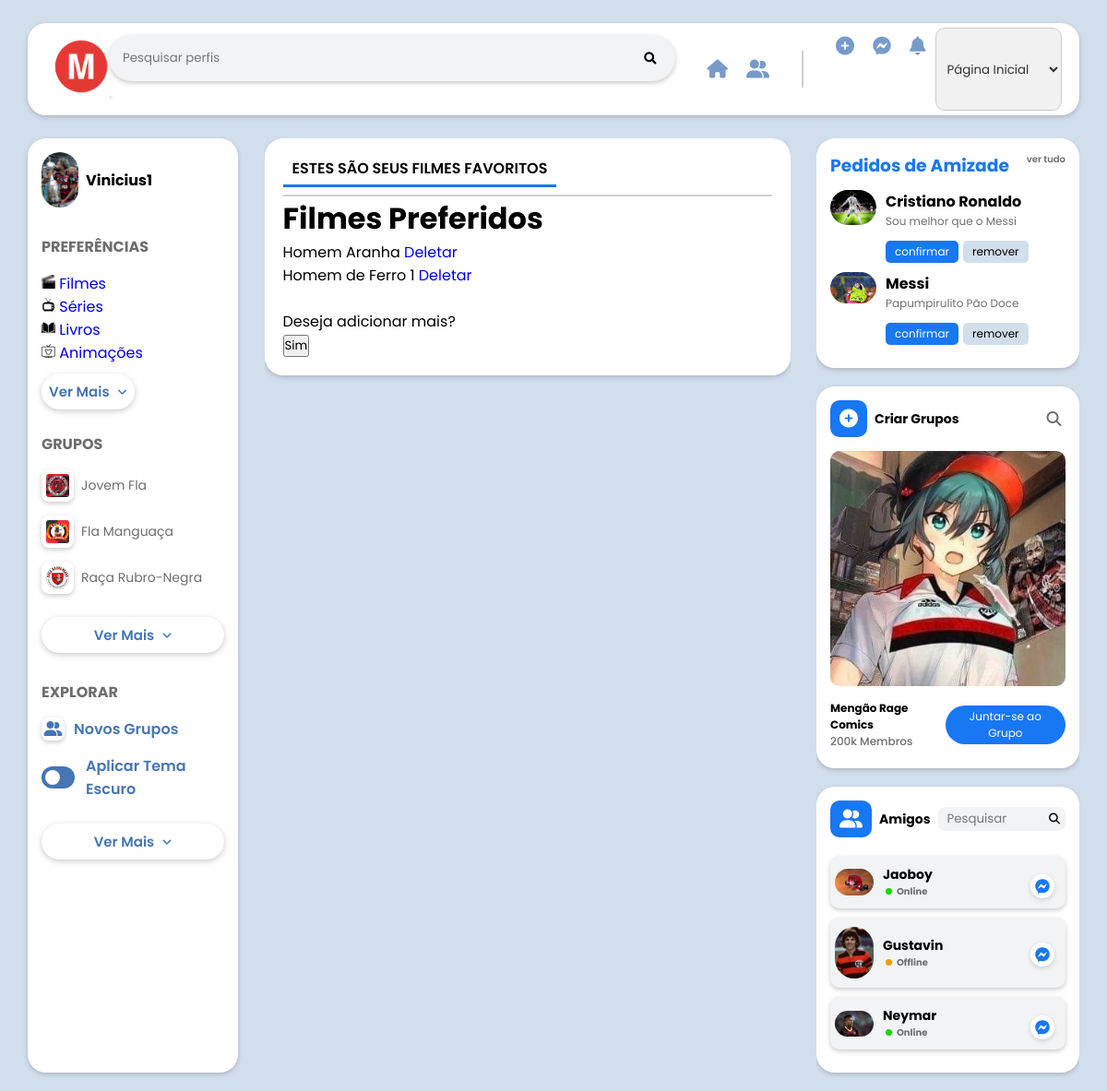
Page /filmes/ (signed in) on the earlier database version.
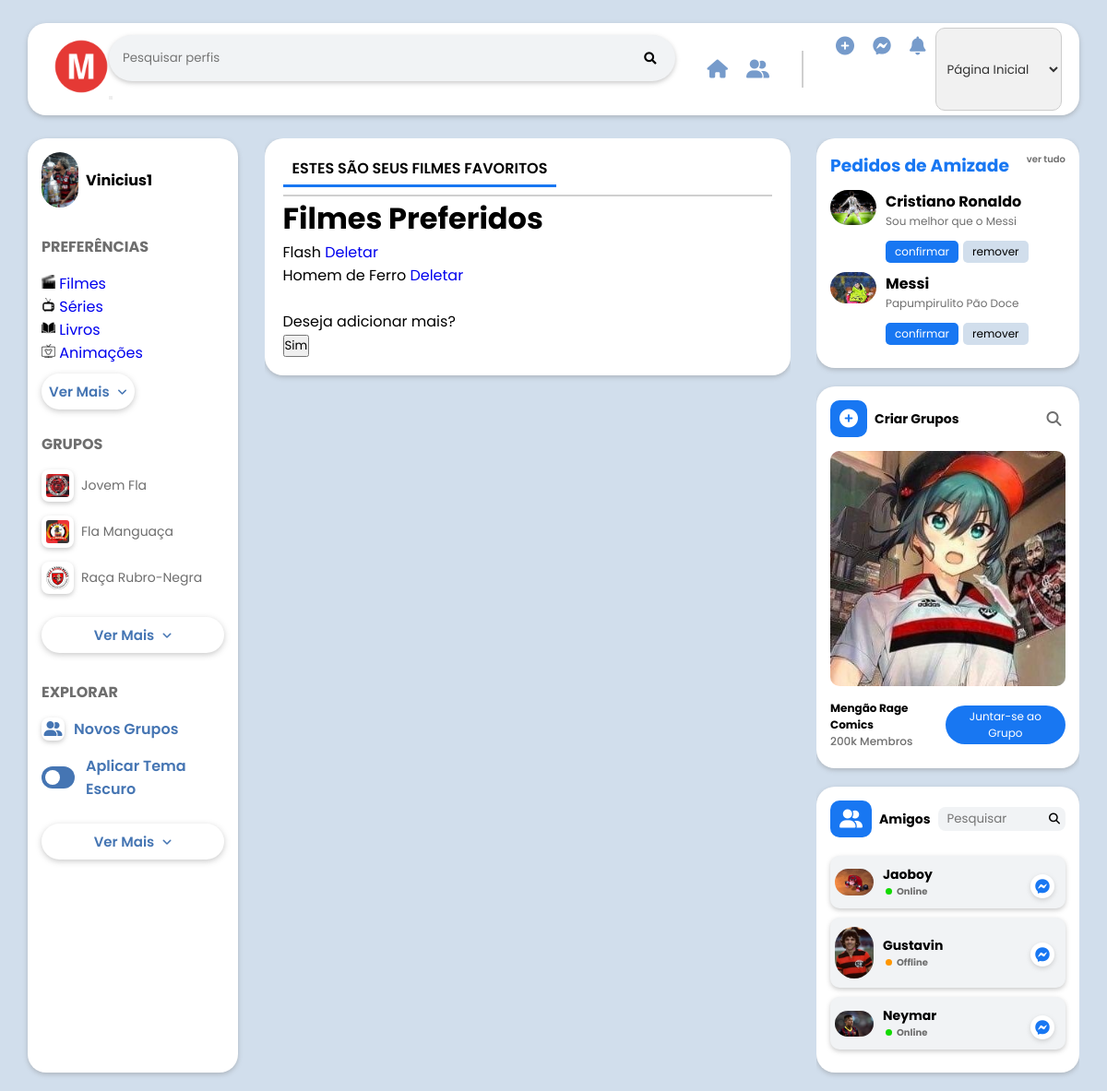
Same page on the later database version.
### usuarios/models.py (models this page shows)
class Preferencias_filme(models.Model):
    filme = models.CharField(max_length=100)

### usuarios/views.py (the view)
# urls.py: path('filmes/', views.filmes, name='filmes'),
@login_required(login_url="/login/")
def filmes(request):
    user_profile = request.user.userprofile
    filmes_preferidos = user_profile.filmes_preferidos.all()
    context = {
        'user_profile': user_profile,
        'filmes_preferidos': filmes_preferidos
    }
    return render(request, 'filmes.html', context)

### usuarios/templates/filmes.html (shortened to what the changed rows need)
{% load static %}
<!DOCTYPE html>
<html lang="en">
<head>
    <link rel="stylesheet" href="{% static 'css/style2.css' %}">
    <link rel="stylesheet" href="https://cdnjs.cloudflare.com/ajax/libs/font-awesome/6.1.1/css/all.min.css" />
    <link rel="stylesheet" href="https://cdnjs.cloudflare.com/ajax/libs/font-awesome/5.15.3/css/all.min.css">
</head>
<body>
<div class="home">
    <div class="container">
        <div class="home-weapper">
            <div class="home-center">
                <div class="home-center-wrapper">
                    <div class="fb-post1">
                        <div class="fb-post1-container">
                            <div class="fb-p1-main">
                               <h1>Filmes Preferidos</h1>
                                    {% if filmes_preferidos %}
                                    <ul>
                                        {% for filme in filmes_preferidos %}
                                        <li>
                                            {{ filme.filme }}
                                            <a href="{% url 'deletar_filme' filme.id %}">Deletar</a>
                                        </li>
                                        {% endfor %}
                                    </ul>
                                    {% else %}
                                    <p>Nenhum filme preferido encontrado.</p>
                                    {% endif %}
                                    <br>
                            </div>
                        </div>
                    </div>
                </div>
            </div>
        </div>
    </div>
</div>
</body>
</html>

Differences in the rows shown:
no longer on this page (row unchanged): Preferencias_filme: filme "Homem Aranha"
no longer on this page (row unchanged): Preferencias_filme: filme "Homem de Ferro 1"
added Preferencias_filme: filme "Flash"
added Preferencias_filme: filme "Homem de Ferro"
